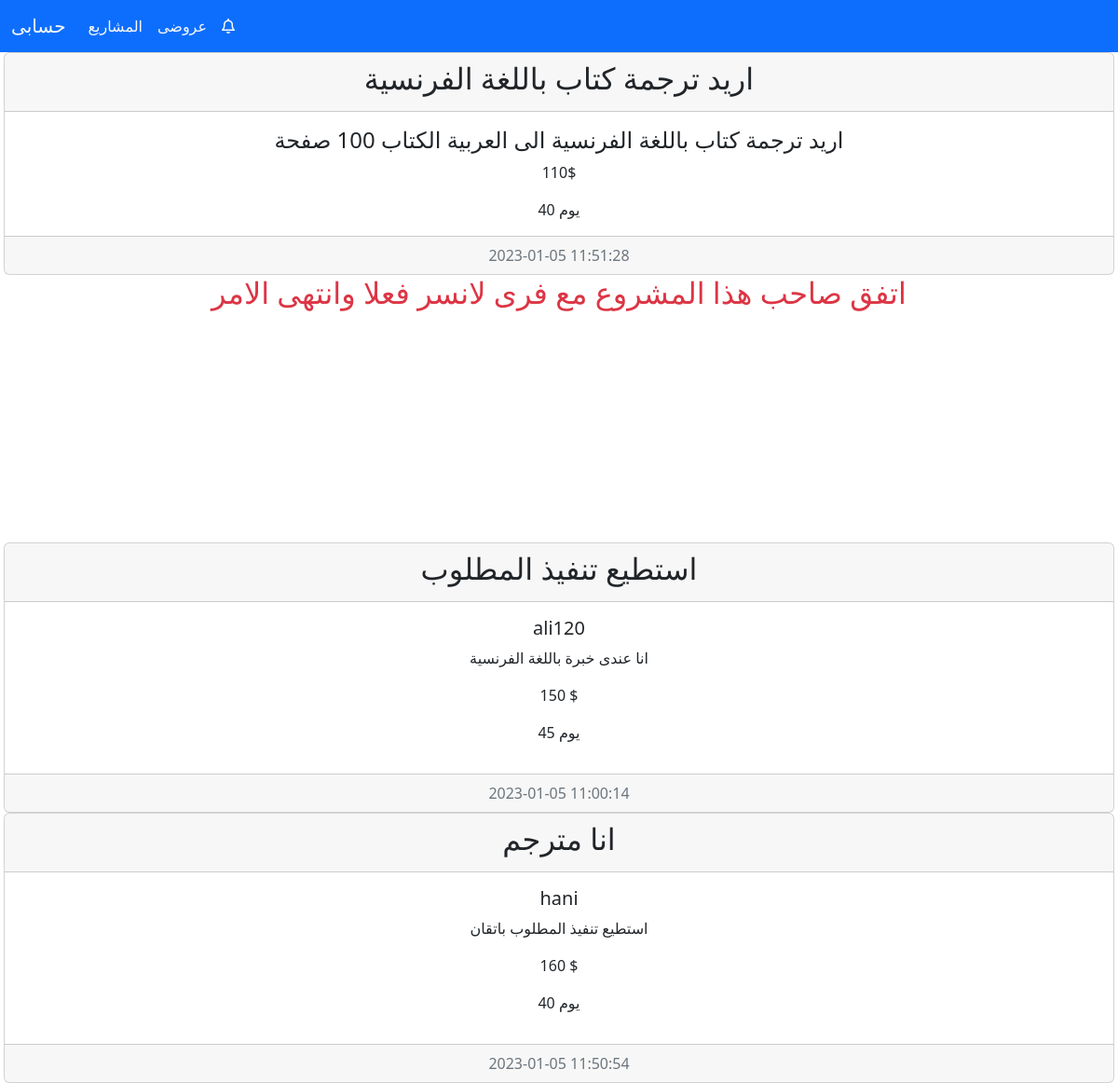
The page /user_area/project_1_view.php?project_id=10 on the database its author committed.
### tables this page shows
CREATE TABLE `add_project` (
  `project_id` int(100) NOT NULL,
  `user_id` int(100) NOT NULL,
  `user_name` varchar(255) NOT NULL,
  `project_name` varchar(255) NOT NULL,
  `project_description` varchar(255) NOT NULL,
  `project_category` int(100) NOT NULL,
  `project_time` varchar(100) NOT NULL,
  `project_money` varchar(100) NOT NULL,
  `status` varchar(100) NOT NULL,
  `date` timestamp NOT NULL DEFAULT current_timestamp() ON UPDATE current_timestamp(),
  `project_done` varchar(100) NOT NULL
);

CREATE TABLE `add_3ard` (
  `3ard_id` int(100) NOT NULL,
  `project_id` int(100) NOT NULL,
  `user_id` int(100) NOT NULL,
  `user_name` varchar(255) NOT NULL,
  `tagr_id` int(100) NOT NULL,
  `tagr_name` varchar(255) NOT NULL,
  `3ard_title` varchar(255) NOT NULL,
  `3ard_description` varchar(255) NOT NULL,
  `3ard_money` varchar(255) NOT NULL,
  `3ard_time` varchar(255) NOT NULL,
  `date` timestamp NOT NULL DEFAULT current_timestamp() ON UPDATE current_timestamp()
);

### user_area/project_1_view.php (the view, shortened to what this page needs)
<?php
include ('C:\xampp\htdocs\arab_freelancer\includes\db.php');
include ('C:\xampp\htdocs\arab_freelancer\functions\functions.php');
?>
<?php
if(isset($_GET['project_id'])){
    $project_id=$_GET['project_id'];
    $select="SELECT * FROM `add_project` WHERE project_id='$project_id'";
    $query=mysqli_query($con,$select);
    $row=mysqli_fetch_assoc($query);
    $project_name=$row['project_name'];
    $project_description=$row['project_description'];
    $project_time=$row['project_time'];
    $project_money=$row['project_money'];
    $date=$row['date'];
}
?>
<!DOCTYPE html>
<html lang="en">
<head>
    <link href="https://cdn.jsdelivr.net/npm/bootstrap@5.2.3/dist/css/bootstrap.min.css" rel="stylesheet"
>
    <link rel="stylesheet" href="https://cdnjs.cloudflare.com/ajax/libs/font-awesome/6.2.1/css/all.min.css"
 />
</head>
<body>
    <nav class="navbar navbar-expand-lg bg-primary bg-body-tertiary">
        <div class="container-fluid">
            <a class="navbar-brand text-light" href="./freelancer_area/profile_freelancer.php">حسابى</a>
            <div class="collapse navbar-collapse" id="navbarSupportedContent">
                <ul class="navbar-nav me-auto mb-2 mb-lg-0">
                    <li class="nav-item">
                        <a class="nav-link text-light" href="projects_all.php">المشاريع</a>
                    </li>
                    <li class="nav-item">
                        <a class="nav-link text-light" href="">عروضى</a>
                    </li>
                    <li class="nav-item">
                        <a class="nav-link text-light" href="#"><i class="fa-regular fa-bell"></i></a>
                    </li>
                </ul>
            </div>
        </div>
    </nav>
    <div class="row px-1">
        <div class="col-md-12">
            <div class="card text-center">
                <div class="card-header">
                    <h2><?php echo $project_name ; ?></h2>
                </div>
                <div class="card-body">
                    <h4 class="card-text"><?php echo $project_description ?></h4>
                    <p class="card-text"><?php echo $project_money ?>$</p>
                    <p class="card-text"><?php echo $project_time ?> يوم</p>
                </div>
                <div class="card-footer text-muted">
                    <?php echo $date ; ?>
                </div>
            </div>
            <?php
           $s_payment="SELECT * FROM `payment` WHERE project_id='$project_id'";
           $s_payment_query=mysqli_query($con,$s_payment);
           $s_row=mysqli_num_rows($s_payment_query);
            if($s_row>0){
                echo "<h2 class='text-center text-danger'>اتفق صاحب هذا المشروع مع فرى لانسر فعلا وانتهى الامر</h2>";
            }
            echo"<br><br><br><br><br><br><br><br><br><br>";
            $sss="SELECT * FROM `add_3ard` WHERE  project_id='$project_id'";
            $sss_q=mysqli_query($con,$sss);
            while($row_sss=mysqli_fetch_assoc($sss_q)){
            $s_user_name=$row_sss['user_name'];
            $s_3ard_title=$row_sss['3ard_title'];
            $s_3ard_description=$row_sss['3ard_description'];
            $s_3ard_money=$row_sss['3ard_money'];
            $s_3ard_time=$row_sss['3ard_time'];
            $s_date=$row_sss['date'];
            echo "
            <div class='card text-center'>
  <div class='card-header'>
    <h2>$s_3ard_title</h2>
  </div>
  <div class='card-body'>
    <h5 class='card-title'>$s_user_name</h5>
    <p class='card-text'>$s_3ard_description</p>
    <p  class='text-center'>$s_3ard_money $</p>
    <p  class='text-center'>$s_3ard_time يوم</p>
  </div>
  <div class='card-footer text-muted'>
  $s_date
  </div>
</div>
            ";
            }
            ?>
        </div>
    </div>
</body>
</html>

### user_area/project_1_view.php (style rules this page uses)
body { overflow-x: hidden; }

### rows shown on the page
add_project: project_name "اريد ترجمة كتاب باللغة الفرنسية", project_description "اريد ترجمة كتاب باللغة الفرنسية الى العربية الكتاب 100 صفحة", project_money "110", project_time "40", date "2023-01-05 11:51:28"
add_3ard: 3ard_title "استطيع تنفيذ المطلوب", user_name "ali120", 3ard_description "انا عندى خبرة باللغة الفرنسية", 3ard_money "150", 3ard_time "45", date "2023-01-05 11:00:14"
add_3ard: 3ard_title "انا مترجم", user_name "hani", 3ard_description "استطيع تنفيذ المطلوب باتقان", 3ard_money "160", 3ard_time "40", date "2023-01-05 11:50:54"
